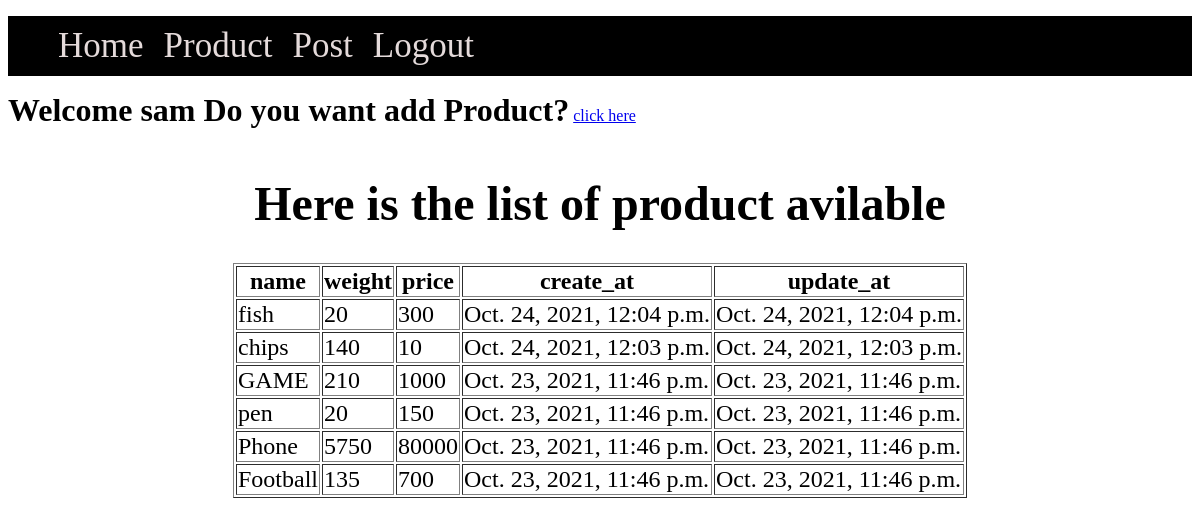
The app's page /product/list/ (signed in) with its own data.
### Products/models.py (models this page shows, shortened)
class Product(models.Model):
    name = models.CharField(max_length=30)
    weight = models.IntegerField()
    price = models.IntegerField()
    create_at = models.DateTimeField(default=datetime.now, blank=True)
    update_at = models.DateTimeField(default=datetime.now, blank=True)

### Products/views.py (the view)
# urls.py: path('list/',views.index,name="index"),
def index(request):
    products = Product.objects.all()
    return render(request,"Products/list.html",{'products':products})

### Products/templates/Products/list.html (shortened to what this page needs)
{% extends 'base.html'%}
{% block body %}
    {% if user.is_authenticated %}
    <h1 style="display: inline;">Welcome {{user.username}} Do you want add Product?</h1>
    <a href="{% url 'newproduct' pk=user.username %}">click here</a>
    {% endif %}
    <div class="container">
        <h1>Here is the list of product avilable</h1>
        <table border="1">
            <thead>
                <tr>
                    <th>name</th>
                    <th>weight</th>
                    <th>price</th>
                <th>create_at</th>
                <th>update_at</th>
            </tr>
        </thead>
        <tbody>
            {% for i in products reversed %}
            <tr>
                    <td>{{i.name}}</td>
                    <td>{{i.weight}}</td>
                    <td>{{i.price}}</td>
                    <td>{{i.create_at}}</td>
                    <td>{{i.update_at}}</td>
                </tr>
                {% endfor %}
            </tbody>
        </table>
    </div>
{% endblock %}

### records on screen
Product: name "fish", weight "20", price "300", create_at "Oct. 24, 2021, 12:04 p.m.", update_at "Oct. 24, 2021, 12:04 p.m."
Product: name "chips", weight "140", price "10", create_at "Oct. 24, 2021, 12:03 p.m.", update_at "Oct. 24, 2021, 12:03 p.m."
Product: name "GAME", weight "210", price "1000", create_at "Oct. 23, 2021, 11:46 p.m.", update_at "Oct. 23, 2021, 11:46 p.m."
Product: name "pen", weight "20", price "150", create_at "Oct. 23, 2021, 11:46 p.m.", update_at "Oct. 23, 2021, 11:46 p.m."
Product: name "Phone", weight "5750", price "80000", create_at "Oct. 23, 2021, 11:46 p.m.", update_at "Oct. 23, 2021, 11:46 p.m."
Product: name "Football", weight "135", price "700", create_at "Oct. 23, 2021, 11:46 p.m.", update_at "Oct. 23, 2021, 11:46 p.m."

### other values on screen
{{ user.username }} "sam"
